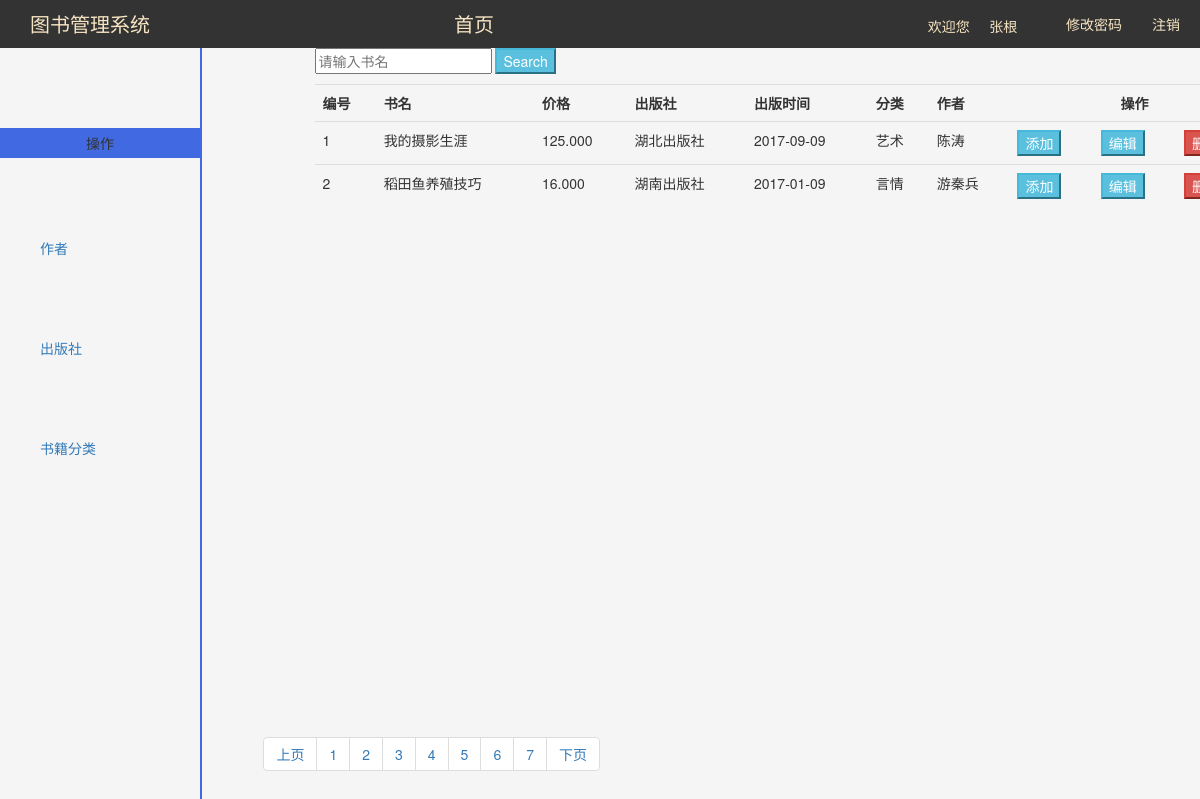
/index/?page=2 (signed in), run on the app's committed database.
### app01/models.py (models this page shows)
class Book(models.Model):
    title = models.CharField(max_length=32)
    price = models.DecimalField(max_digits=8, decimal_places=3)
    date = models.CharField(max_length=64)
    publish = models.ForeignKey(Publish)
    classify = models.ForeignKey(Classify)
    author = models.ManyToManyField(Author)

class Publish(models.Model):
    name=models.CharField(max_length=32)
    addr=models.CharField(max_length=32)

class Classify(models.Model):
    category=models.CharField(max_length=32)

class Author(models.Model):
    name=models.CharField(max_length=32)
    sex=models.CharField(max_length=10)
    age=models.IntegerField()
    university=models.CharField(max_length=32)

### app01/views.py (the view)
# urls.py: url(r'^index/',index),
@login_required
def index(request):
    page_number = request.GET.get("page")
    book_lists = models.Book.objects.all()
    p = Paginator(book_lists,2)
    try:
        book_list = p.page(page_number)
    except EmptyPage:
        book_list = p.page(p.num_pages)
    except PageNotAnInteger:
        book_list = p.page(1)
    return render(request, 'index.html', locals())

### templates/index.html (shortened to what this page needs)
{% extends 'frame.html' %}
{% block content %}
    <div class="container">
    <div class="row">
        <div class="col-md-10 col-md-offset-1" >
            <form action="/query/" method="post">
               <p> <input type="text" placeholder="请输入书名" name="book">
                   <input type="submit" class="btn-info" value="Search">
               </p>
            </form>
            <table class="table table-hover">
                <tr>
                    <th>编号</th>
                    <th>书名</th>
                    <th>价格</th>
                    <th>出版社</th>
                    <th>出版时间</th>
                    <th>分类</th>
                    <th>作者</th>
                    <th colspan="3" style="text-align: center">操作</th>
                </tr>
                {% block book_list %}
                {% for book in book_list %}
                    <tr>
                    <td>{{ forloop.counter }}</td>
                    <td>{{ book.title }}</td>
                    <td>{{ book.price }}</td>
                    <td>{{ book.publish.name }}</td>
                    <td>{{ book.date}}</td>
                    <td>{{ book.classify.category }}</td>
                    <td>
                        {% for author in book.author.all %}
                             {{author.name }}
                        {% endfor %}
                    </td>
                    <td><a href="/addbook/?id={{ book.id }}"><button class="btn-info">添加</button></a></td>
                    <td><a href="/editbook/?id={{ book.id }}"><button class="btn-info">编辑</button></a></td>
                    <td><a href="/delbook/?id={{book.id }}"><button class="btn-danger">删除</button></a></td>
                    </tr>
                {% endfor %}
                {% endblock %}
                </table>
        </div>
    </div>
    <div class="row">
        <div class="col-md-9 col-md-offset-4" >
        </div>
    </div>
</div>
    <nav aria-label="Page navigation" style="position: fixed;bottom: 5px;right: 50%">
    <ul class="pagination">
        {% if book_list.has_previous %}
            <li><a href="/index/?page={{ book_list.previous_page_number }}">上页 </a></li>
        {% else %}
            <li class="disabled"><a href="#">上页</a></li>
        {% endif %}
        {% for page in p.page_range %}
            <li><a href="/index/?page={{ page }}">{{ page }} <span class="sr-only">(current)</span></a></li>
        {% endfor %}
        {% if book_list.has_next %}
            <li><a href="/index/?page={{ book_list.next_page_number }}">下页 </a></li>
        {% else %}
            <li class="disabled"><a href="#">下页</a></li>
        {% endif %}
    </ul>
</nav>
{% endblock %}

### templates/frame.html (shortened to what this page needs)
<!DOCTYPE html>
<html lang="en">
<head>
    <link rel="stylesheet" href="/static/dist/js/bootstrap.js">
    <link rel="stylesheet" href="/static/dist/css/bootstrap.css">
</head>
<body>
<div class="content">
    <div class="header">
            <a  shref="/index/" style="margin-left: 30px; text-align: center;line-height: 48px;font-size: 20px;color: wheat">图书管理系统</a>
           <a  shref="/index/" style="margin-left:300px;text-align: center;line-height: 48px;font-size: 20px;color: wheat">首页</a>
            <span style="margin-left: 430px;color: wheat">欢迎您&nbsp&nbsp &nbsp&nbsp{{ request.user }}</span>
            <a href="/logout/" style="float: right;margin-right: 20px;text-align: center;line-height: 48px;color: wheat;text-decoration:none;" >注销</a>
            <a href="/set_password/" style="float: right;margin-right: 30px;text-align: center;line-height: 48px;color: wheat;text-decoration:none;">修改密码</a>
    </div>
    <div class="left">
         <div style="background-color: royalblue;text-align: center;line-height: 30px;margin-top: 80px">操作</div>
        <ul class="title" style="list-style-type:none">
            <li><a href="/ul/menu/author/" style="text-decoration:none">作者</a></li>
            <li><a href="/ul/menu/publish/"style="text-decoration:none">出版社</a></li>
            <li><a href="/ul/menu/classify/"style="text-decoration:none">书籍分类</a></li>
        </ul>
    </div>
    <div class="right">
     {% block content %}
     {% endblock %}
    </div>
</div>
</body>

### templates/frame.html (style rules this page uses)
* { margin: 0 }
.header { width: 100%; height: 48px; background-color:black; opacity:0.8; position: fixed; top: 0px; left: 0px; }
.left { width: 200px; background-color:whitesmoke; position: fixed; top: 48px; left: 0px; bottom: 0px; }
.right { background-color:whitesmoke; position: fixed; top: 48px; left: 200px; bottom: 0px; right: 0px; overflow: scroll; border-left:solid 2px royalblue; }
.title li { margin-top: 80px; }

### data on the page
Book: title "我的摄影生涯", price "125.000", publish.name "湖北出版社", date "2017-09-09", classify.category "艺术"
Author: name "陈涛"
Book: title "稻田鱼养殖技巧", price "16.000", publish.name "湖南出版社", date "2017-01-09", classify.category "言情"
Author: name "游秦兵"

### other printed values
{{ request.user }} "张根"
{{ page }} "1" "2" "3" "4" "5" "6" "7"
